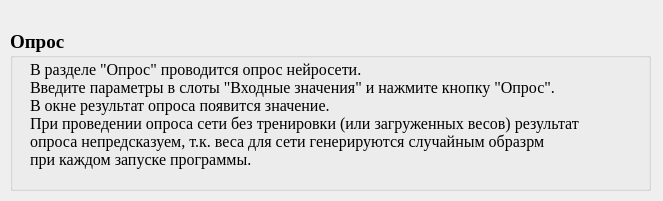
<?xml version="1.0" encoding="UTF-8"?>
<ui version="4.0">
 <class>helpQueryDialog</class>
 <widget class="QDialog" name="helpQueryDialog">
  <property name="geometry">
   <rect>
    <x>0</x>
    <y>0</y>
    <width>663</width>
    <height>201</height>
   </rect>
  </property>
  <property name="windowTitle">
   <string>Помощь</string>
  </property>
  <widget class="QGroupBox" name="textGroupBox">
   <property name="geometry">
    <rect>
     <x>10</x>
     <y>30</y>
     <width>641</width>
     <height>161</height>
    </rect>
   </property>
   <property name="font">
    <font>
     <family>Times New Roman</family>
     <pointsize>14</pointsize>
     <weight>75</weight>
     <bold>true</bold>
    </font>
   </property>
   <property name="title">
    <string>Опрос</string>
   </property>
   <widget class="QLabel" name="label">
    <property name="geometry">
     <rect>
      <x>20</x>
      <y>30</y>
      <width>621</width>
      <height>501</height>
     </rect>
    </property>
    <property name="font">
     <font>
      <pointsize>12</pointsize>
      <weight>50</weight>
      <bold>false</bold>
     </font>
    </property>
    <property name="text">
     <string>В разделе &quot;Опрос&quot; проводится опрос нейросети.
Введите параметры в слоты &quot;Входные значения&quot; и нажмите кнопку &quot;Опрос&quot;.
В окне результат опроса появится значение.
При проведении опроса сети без тренировки (или загруженных весов) результат
опроса непредсказуем, т.к. веса для сети генерируются случайным образрм
при каждом запуске программы.</string>
    </property>
    <property name="alignment">
     <set>Qt::AlignLeading|Qt::AlignLeft|Qt::AlignTop</set>
    </property>
   </widget>
  </widget>
 </widget>
 <resources/>
 <connections/>
</ui>
